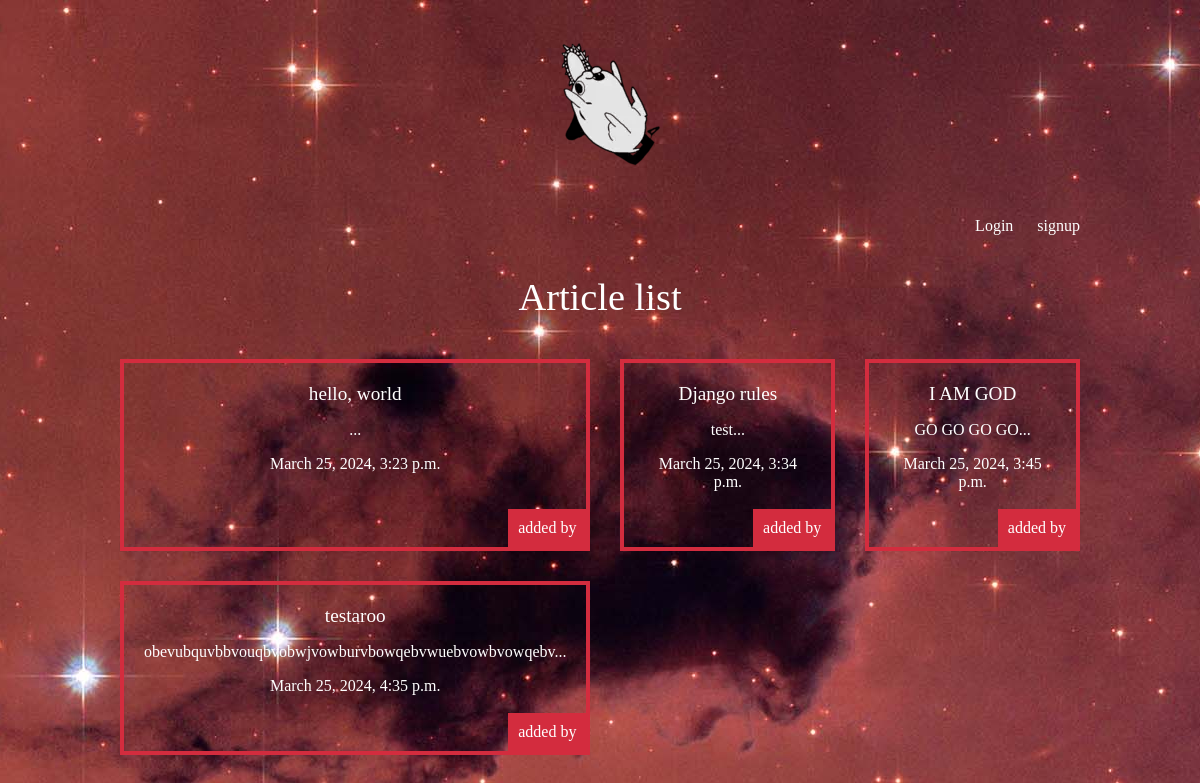
/articles/, run on an earlier commit of the app's database.
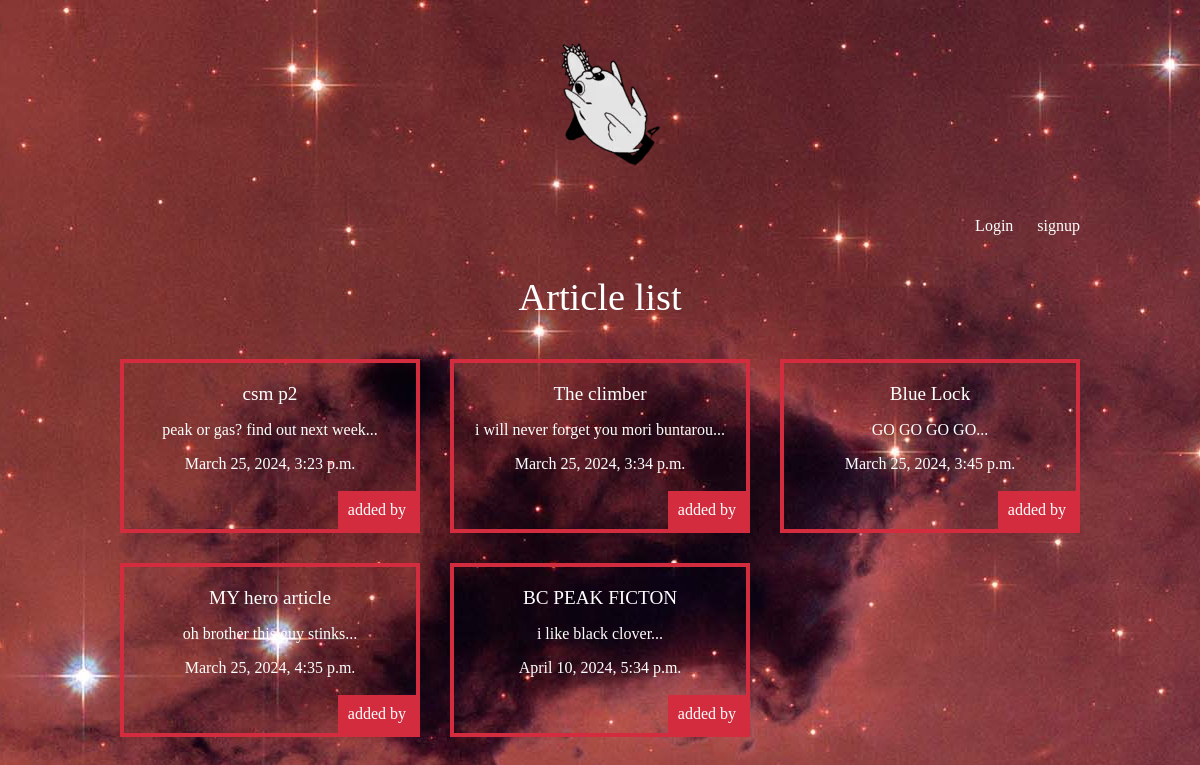
And on a later commit of the database.
### articles/models.py (models this page shows, shortened)
class Article(models.Model):
    title = models.CharField(max_length=100)
    slug = models.SlugField()
    body = models.TextField()
    date = models.DateTimeField(auto_now_add=True)
    thumb = models.ImageField(default='default.png', blank=True)
    author = models.ForeignKey(User, default=None, on_delete = models.CASCADE)
    def snippet(self):
        return self.body[:50] + '...'

### articles/views.py (the view)
# urls.py: path('', views.article_list, name="list"),
def article_list(request):
    articles = Article.objects.all().order_by('date')
    return render(request, 'articles/article_list.html', {'articles': articles})

### articles/templates/articles/article_list.html
{% extends 'base_layout.html' %}
{% block content %}
        <h1>Article list</h1>
        <div class="articles">
           {% for article in articles %}
           <div class="article">
            <h2><a href="{% url 'articles:detail' slug=article.slug %}">{{ article.title }}</a></h2>
            <p>{{ article.snippet }}</p>
            <p>{{ article.date }}</p>
            <p class="author">added by {{ article.author.username }}</p>
           </div>
           {% endfor %}
        </div>
{% endblock %}

### templates/base_layout.html (shortened to what this page needs)
{% load static from static %}
<!DOCTYPE html>
<html>
    <head>
        <link rel="stylesheet" href="{% static 'styles.css' %}">
    </head>
    <body>
        <div class="wrapper">
            <h1>
                <a href="{% url 'home' %}"><img src="{% static 'poopoo.png' %}"></a>
            </h1>
            <nav>
                <ul>
                    {% if user.is_authenticated %}
                    <li>
                        <form class="logout-link" action="{% url 'accounts:logout' %}" method="post">
                            {% csrf_token %}
                            <button type="submit">logout</button>
                        </form>
                    </li>
                    <li><a href="{% url 'articles:create' %}" class="highlight">New Article</a></li>
                    {% else %}
                    <li><a href="{% url 'accounts:login' %}">Login</a></li>
                    <li><a href="{% url 'accounts:signup' %}">signup</a></li>
                    {% endif %}
                </ul>
            </nav>
            {% block content %}
            {% endblock %}
        </div>
    </body>
</html>

### assets/styles.css (style rules this page uses)
body { background-color: #0f121f; background-image: url(background.jpg); background-repeat: repeat; color: #fff; }
body * { font-family: Ubuntu; }
h1,h2,h3,h4,h5 { font-weight: normal; margin: 0; }
a, a:hover, a:visited { color: #fff; text-decoration: none; }
.wrapper { max-width: 960px; margin: 0 auto; }
div.wrapper h1 { text-align: center; margin: 40px auto; font-size: 2.4em; }
nav { text-align: center; justify-self: end; }
nav li { display: inline-block; margin-left: 20px }
.articles { display: grid; grid-template-columns: 1fr 1fr 1fr; grid-gap: 30px; text-align: center; }
.article { padding: 20px; border: 4px solid #d32c3e; position: relative; padding-bottom: 40px; }
.article h2 { font-size: 1.2em; }
.article .author { padding: 10px; background: #d32c3e; position: absolute; right: 0; bottom: 0; margin: 0; }

What changed in the data, as far as the page shows it:
changed Article: title "hello, world" → "csm p2"; snippet "..." → "peak or gas? find out next week..."
changed Article: title "Django rules" → "The climber"; snippet "test..." → "i will never forget you mori buntarou..."
changed Article "GO GO GO GO...": title "I AM GOD" → "Blue Lock"
changed Article: title "testaroo" → "MY hero article"; snippet "obevubquvbbvouqbvobwjvowburvbowqebvwuebvowbvowqebv..." → "oh brother this guy stinks..."
added Article: title "BC PEAK FICTON", snippet "i like black clover...", date "April 10, 2024, 5:34 p.m."
